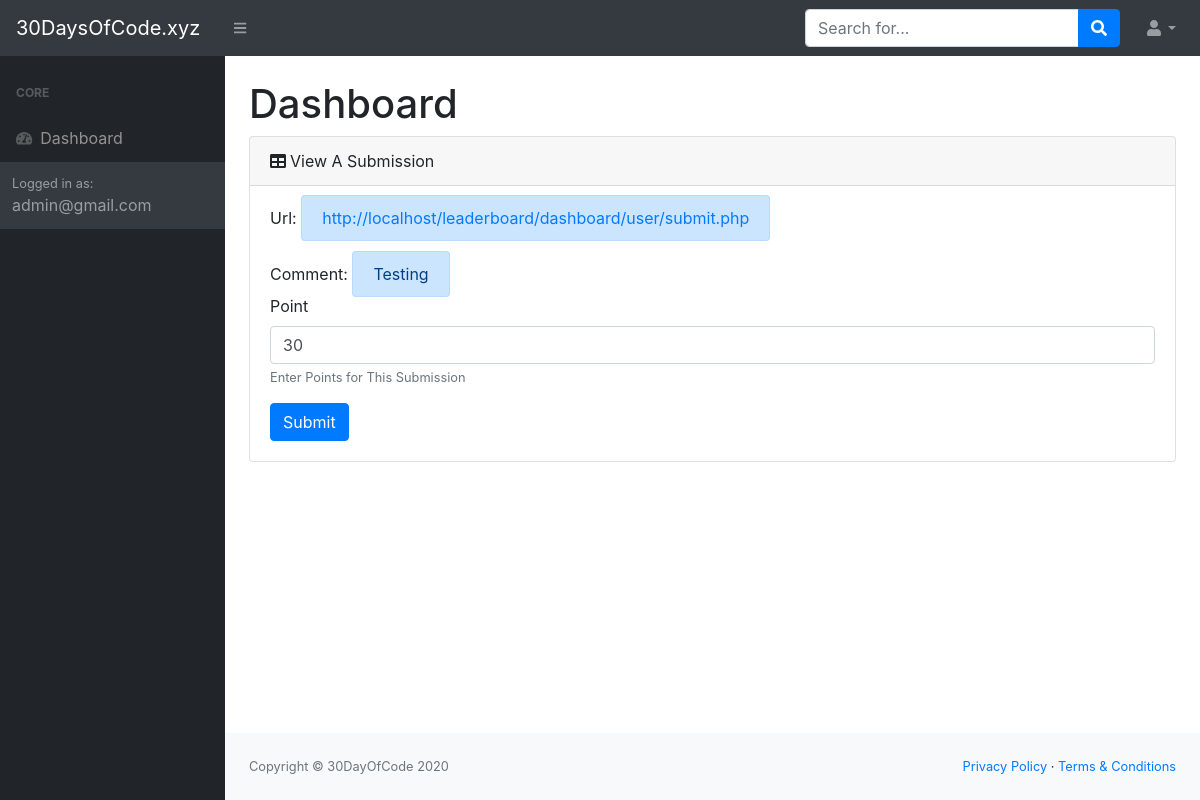
The app's page /dashboard/admin/view.php?id=1 (signed in) with its own data.
### tables this page shows
CREATE TABLE IF NOT EXISTS `submissions` (
  `id` int(11) NOT NULL AUTO_INCREMENT,
  `user` varchar(50) NOT NULL,
  `url` varchar(225) NOT NULL,
  `comments` text,
  `points` int(11) NOT NULL DEFAULT '0',
  `sub_date` date NOT NULL,
  PRIMARY KEY (`id`)
);

### dashboard/admin/view.php (the view, shortened to what this page needs)
<?php
require('../../config/session.php');
if(isset( $_SESSION['login_user'])){
    $id = $_GET['id'];
    $sql = "SELECT * FROM submissions WHERE id = '$id'";
    $result = mysqli_query($conn, $sql);
    $count = mysqli_num_rows($result);
?>
<!DOCTYPE html>
<html lang="en">
    <head>
        <link href="../dist/css/styles.css" rel="stylesheet" />
        <link href="https://cdn.datatables.net/1.10.20/css/dataTables.bootstrap4.min.css" rel="stylesheet" />
    </head>
    <body class="sb-nav-fixed">
        <nav class="sb-topnav navbar navbar-expand navbar-dark bg-dark">
            <a class="navbar-brand" href="index.html">30DaysOfCode.xyz</a><button class="btn btn-link btn-sm order-1 order-lg-0" id="sidebarToggle" href="#"><i class="fas fa-bars"></i></button
            >
            <form class="d-none d-md-inline-block form-inline ml-auto mr-0 mr-md-3 my-2 my-md-0">
                <div class="input-group">
                    <input class="form-control" type="text" placeholder="Search for..." aria-label="Search" aria-describedby="basic-addon2" />
                    <div class="input-group-append">
                        <button class="btn btn-primary" type="button"><i class="fas fa-search"></i></button>
                    </div>
                </div>
            </form>
            <ul class="navbar-nav ml-auto ml-md-0">
                <li class="nav-item dropdown">
                    <a class="nav-link dropdown-toggle" id="userDropdown" href="#" role="button" data-toggle="dropdown" aria-haspopup="true" aria-expanded="false"><i class="fas fa-user fa-fw"></i></a>
                </li>
            </ul>
        </nav>
        <div id="layoutSidenav">
            <div id="layoutSidenav_nav">
                <nav class="sb-sidenav accordion sb-sidenav-dark" id="sidenavAccordion">
                    <div class="sb-sidenav-menu">
                        <div class="nav">
                            <div class="sb-sidenav-menu-heading">Core</div>
                            <a class="nav-link" href="index.php"
                                ><div class="sb-nav-link-icon"><i class="fas fa-tachometer-alt"></i></div>
                                Dashboard</a
                            >
                    <div class="sb-sidenav-footer">
                        <div class="small">Logged in as:</div>
                        <?=$_SESSION['login_user'];?>
                    </div>
                </nav>
            </div>
            <div id="layoutSidenav_content">
                <main>
                    <div class="container-fluid">
                        <h1 class="mt-4">Dashboard</h1>
                        <div class="card mb-4">
                            <div class="card-header"><i class="fas fa-table mr-1"></i>View A Submission</div>
                            <div class="card-body">
                            <?php
                                if($count > 0){
                                    while($row = $result->fetch_assoc()) {
                            ?>
                                <form method="POST">
                                    <div class="form-group">
                                    <label for="Url">Url: </label> <span class="alert alert-primary"><a href="<?= $row['url'];?>" target="_blank"><?= $row['url'];?></a></span>
                                    <br><br>
                                    <label for="comments">Comment: </label> <span class="alert alert-primary"><?= $row['comments'];?></span>
                                    <br><label for="point">Point</label>
                                    <input type="number" name="point" class="form-control" id="point" placeholder="Enter Point for This Submissions" value="<?= $row['points'];?>">
                                    <small id="emailHelp" class="form-text text-muted">Enter Points for This Submission</small>
                                    </div>
                                    <button type="submit" class="btn btn-primary" name="submit">Submit</button>
                                </form>
                            <?php
                                }}else{
                                    echo `<p>No Submissions yet</p>`;
                                }
                            ?>
                            </div>
                        </div>
                    </div>
                </main>
                <footer class="py-4 bg-light mt-auto">
                    <div class="container-fluid">
                        <div class="d-flex align-items-center justify-content-between small">
                            <div class="text-muted">Copyright &copy; 30DayOfCode 2020</div>
                            <div>
                                <a href="#">Privacy Policy</a>
                                &middot;
                                <a href="#">Terms &amp; Conditions</a>
                            </div>
                        </div>
                    </div>
                </footer>
            </div>
        </div>
    </body>
</html>
<?php
}else{
    header("location:../../login.php");
}
?>

### records on screen
submissions: url "http://localhost/leaderboard/dashboard/user/submit.php", comments "Testing", point "30"

### other values on screen
$_SESSION['login_user'] "admin@gmail.com"
